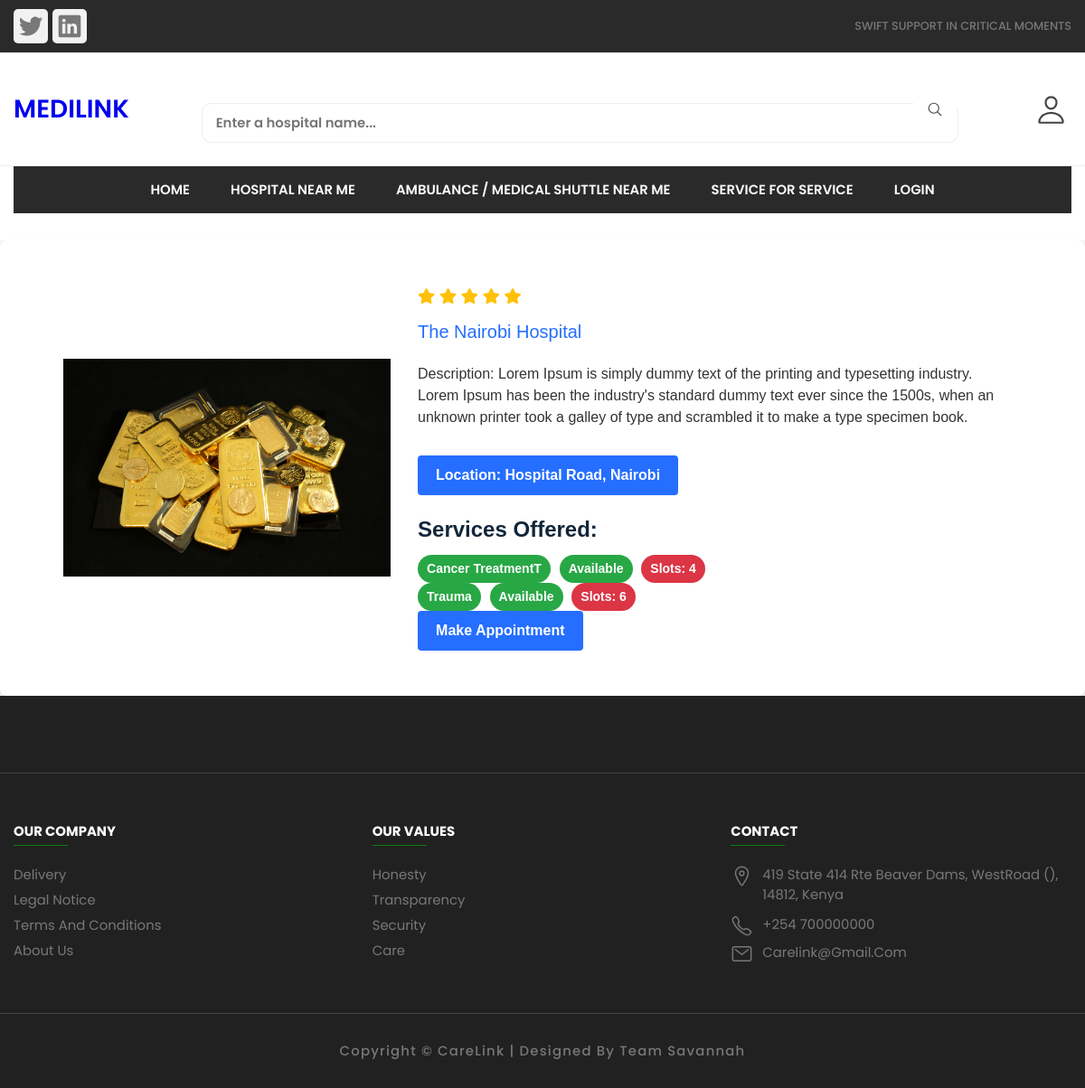
The app's page /directions/category/general-medical-and-surgery-hospitals/th465dh6y5yh/ with its own data.
### store/models.py (models this page shows, shortened)
class Hospital(models.Model):
    hospital_name = models.CharField(max_length=200)
    location = models.CharField(max_length=200)
    phone_number = models.CharField(max_length=200)
    email = models.EmailField(default="hospital@gmail.com")
    website = models.URLField(default="https://www.google.com/")
    services_offered = models.CharField(null=True, max_length=50000,default="Support Services, Diagnostic Services,Maternity Services,  Pediatric Services")
    ambulance_available = models.BooleanField(default=False)
    ambulance_contacts = models.CharField(max_length=50000)
    vacancies_available = models.BooleanField(default=False)
    slug = models.SlugField(max_length=200, unique=True)
    description = models.TextField(max_length=500, blank=True, default="Lorem Ipsum is simply dummy text of the printing and typesetting industry. Lorem Ipsum has been the industry's standard dummy text ever since the 1500s, when an unknown printer took a galley of type and scrambled it to make a type specimen book. It has survived not only five centuries")
    image = models.ImageField(upload_to='photos/products', blank=True)
    is_available = models.BooleanField(default = True)
    home_available = models.BooleanField(default = False)
    home_general = models.BooleanField(default = False)
    home_specialty = models.BooleanField(default = False)
    home_psychiatric = models.BooleanField(default = False)
    home_clinic = models.BooleanField(default = False)
    affordable = models.BooleanField(default = False)
    top_rated = models.BooleanField(default = False)
    new = models.BooleanField(default = False)
    category = models.ForeignKey(Category,on_delete=models.CASCADE)
    created_date = models.DateTimeField(auto_now_add=True)
    modified_date = models.DateTimeField(auto_now_add=True)
    hospital_appointments = models.ManyToManyField('Appointment', related_name='hospitals')
    service_provided = models.ManyToManyField('ServiceProvided', related_name='hospitals')
    accepted_paymentservices = models.ManyToManyField('PaymentService', related_name='hospitals')

class HospitalService(models.Model):
    hospital = models.ForeignKey(Hospital, on_delete=models.CASCADE, related_name='hospital_services')
    service = models.ForeignKey(Service, on_delete=models.CASCADE)
    pricing = models.CharField(max_length=200)
    availability = models.BooleanField(default=False)
    slots = models.IntegerField()

class Service(models.Model):
    name = models.CharField(max_length=200)
    description = models.TextField(max_length=500)
    pricing = models.CharField(max_length=200)

### store/views.py (the view)
# urls.py: path('category/<slug:category_slug>/<slug:product_slug>/', views.product_detail, name='product_detail'),
def product_detail(request, category_slug, product_slug):
    try:
        single_product = Hospital.objects.get(category__slug=category_slug,slug=product_slug)
    except Exception as e:
        raise e
    context = {
        'single_product':single_product,
    }
    return render(request, 'store/product_detail.html', context)

### category/context_processors.py (called while the page is built)
def menu_links(request):
    links = Category.objects.all()
    return dict(links=links)

### templates/store/product_detail.html (shortened to what this page needs)
{% extends 'base.html' %}
{% load static %}
{% block content %}
<main style="font-family: Arial, sans-serif; line-height: 1.5; background-color: #f5f5f5; margin: 0; padding: 0;">
    <div class="product-container" style="background-color: #fff; border-radius: 8px; box-shadow: 0 2px 4px rgba(0, 0, 0, 0.1); margin-top: 30px;">
        <div class="container" style="max-width: 1100px; margin: 0 auto; padding: 20px;">
            <div class="card-wrapper">
                <div class="card" style="display: flex;">
                    <div class="product-imgs" style="width: 100%; display: flex; justify-content: center; align-items: center;">
                        <div class="img-display">
                            <div class="img-showcase">
                                <img src="{{ single_product.image.url }}" alt="image" class="detailimg" style="max-width: 100%; height: auto;">
                            </div>
                        </div>
                    </div>
                    <div class="product-content" style="padding: 30px;">
                        <div class="product-rating" style="color: #ffc107; margin-bottom: 10px;">
                            <i class="fas fa-star"></i>
                            <i class="fas fa-star"></i>
                            <i class="fas fa-star"></i>
                            <i class="fas fa-star"></i>
                            <i class="fas fa-star"></i>
                        </div>
                        <div class="product-price" style="font-size: 20px; color: #256eff; margin-bottom: 20px;">
                            <p class="new-price">{{ single_product.hospital_name }}</p>
                        </div>
                        <div class="product-detail">
                            <p style="font-size: 16px; color: #333; margin-bottom: 10px;">Description: {{ single_product.description }}</p>
                        </div>
                        <div class="purchase-info" style="margin-top: 30px;">
                            <button type="button" class="btn" style="background-color: #256eff; color: #fff; border: none; border-radius: 4px; font-size: 16px; font-weight: 700; padding: 10px 20px; cursor: pointer; transition: background-color 0.3s;">Location: {{ single_product.location }}</button>
                        </div>
                        <div class="services-info" style="margin-top: 20px;">
                          <h2 style="font-size: 24px; font-weight: 700; color: #12263a; margin-bottom: 10px;">Services Offered:</h2>
<ul style="margin: 0; padding: 0; list-style-type: none;">
    {% for service in single_product.hospital_services.all %}
    <li>
        <span style="display: inline-block; padding: 5px 10px; font-size: 14px; font-weight: 600; border-radius: 20px; text-align: center; background-color: #28a745; color: #fff; margin-right: 5px;">{{ service.service.name }}</span>
        <span style="display: inline-block; padding: 5px 10px; font-size: 14px; font-weight: 600; border-radius: 20px; text-align: center; background-color: {% if service.availability %}#28a745{% else %}#dc3545{% endif %}; color: #fff; margin-right: 5px;">
            {% if service.availability %}Available{% else %}Unavailable{% endif %}
        </span>
        <span style="display: inline-block; padding: 5px 10px; font-size: 14px; font-weight: 600; border-radius: 20px; text-align: center; background-color: #dc3545; color: #fff;">Slots: {{ service.slots }}</span>
    </li>
    {% endfor %}
    <a href="{% url 'create_appointment' %}" class="appointment-button"  style="display: inline-block; background-color: #256eff; color: #fff; border: none; border-radius: 4px; font-size: 16px; font-weight: 700; padding: 10px 20px; cursor: pointer; transition: background-color 0.3s;">Make Appointment</a>
</ul>
</div>
</div>
</div>
</div>
</div>
</main>
{% endblock content %}

### dabec/static/assets/css/style3.css (style rules this page uses)
* { box-sizing: border-box; }

### dabec/static/assets/css/style2.css (style rules this page uses)
:root { --onyx: hsl(0, 0%, 25%); --azure: hsl(219, 77%, 60%); --white: hsl(0, 0%, 100%); --platinum: hsl(0, 0%, 91%); --gainsboro: hsl(0, 0%, 90%); --red-salsa: hsl(0, 77%, 60%); --dim-gray: hsl(0, 0%, 39%); --davys-gray: hsl(0, 0%, 30%); --spanish-gray: hsl(0, 0%, 62%); --quick-silver: hsl(0, 0%, 64%); --fs-28: 28px; --fs-24: 24px; --fs-18: 18px; --fs-15: 15px; --fs-14: 14px; --fw-5: 500; --fw-6: 600; --fw-7: 700; --px: 60px; --radius: 5px; }
ion-icon, span { display: inline-block; }
label, img { display: block; }
.btn { border-radius: var(--radius); }

### dabec/static/assets/css/style-prefix.css (style rules this page uses)
:root { --spanish-gray: hsl(0, 0%, 60%); --sonic-silver: hsl(0, 0%, 47%); --eerie-black: hsl(0, 0%, 13%); --salmon-pink: rgb(11, 126, 11); --sandy-brown: hsl(29, 90%, 65%); --bittersweet: hsl(152, 51%, 52%); --ocean-green: hsl(152, 51%, 52%); --davys-gray: hsl(0, 0%, 33%); --headertop: hsla(0, 0%, 5%, 0.877); --cultured: hsl(0, 0%, 93%); --white: hsl(0, 100%, 100%); --onyx: hsl(0, 0%, 27%); --fs-1: 1.563rem; --fs-2: 1.375rem; --fs-3: 1.25rem; --fs-4: 1.125rem; --fs-5: 1rem; --fs-6: 0.938rem; --fs-7: 0.875rem; --fs-8: 0.813rem; --fs-9: 0.75rem; --fs-10: 0.688rem; --fs-11: 0.625rem; --weight-300: 300; --weight-400: 400; --weight-500: 500; --weight-600: 600; --weight-700: 700; --border-radius-md: 10px; --border-radius-sm: 5px; --transition-timing: 0.2s ease; }
*, *::before, *::after { margin: 0; padding: 0; -webkit-box-sizing: border-box; box-sizing: border-box; }
a { text-decoration: none; }
li { list-style: none; }
button { background: none; font: inherit; border: none; cursor: pointer; }
span { display: inline-block; }
html { font-family: "Poppins", sans-serif; -ms-scroll-chaining: none; overscroll-behavior: contain; }
body { background: var(--white); }
.container { padding: 0 15px; }
@media (min-width: 480px) { :root { --fs-1: 1.875rem; } }
@media (min-width: 768px) { :root { --fs-1: 2.375rem; } }
@media (min-width: 768px) { html { font-size: 17px; } }
@media (min-width: 768px) { .container { max-width: 750px; margin: auto; } }
@media (min-width: 1024px) { :root { --fs-1: 2.625rem; --fs-2: 1.125rem; } }
@media (min-width: 1024px) { .container { max-width: 980px; } }
@media (min-width: 1024px) { .product-container .container { position: relative; display: -webkit-box; display: -webkit-flex; display: -ms-flexbox; display: flex; -webkit-box-align: start; -webkit-align-items: flex-start; -ms-flex-align: start; align-items: flex-start; gap: 30px; margin-bottom: 30px; } }
@media (min-width: 1200px) { .container { max-width: 1200px; } }

### records on screen
Hospital: image (picture), hospital_name "The Nairobi Hospital", description "Lorem Ipsum is simply dummy text of the printing and typesetting industry. Lorem Ipsum has been the industry's standard dummy text ever since the 1500s, when an unknown printer took a galley of type and scrambled it to make a type specimen book.", location "Hospital Road, Nairobi"
HospitalService: service.name "Cancer TreatmentT", availability "Available", slots "4"
HospitalService: service.name "Trauma", availability "Available", slots "6"
